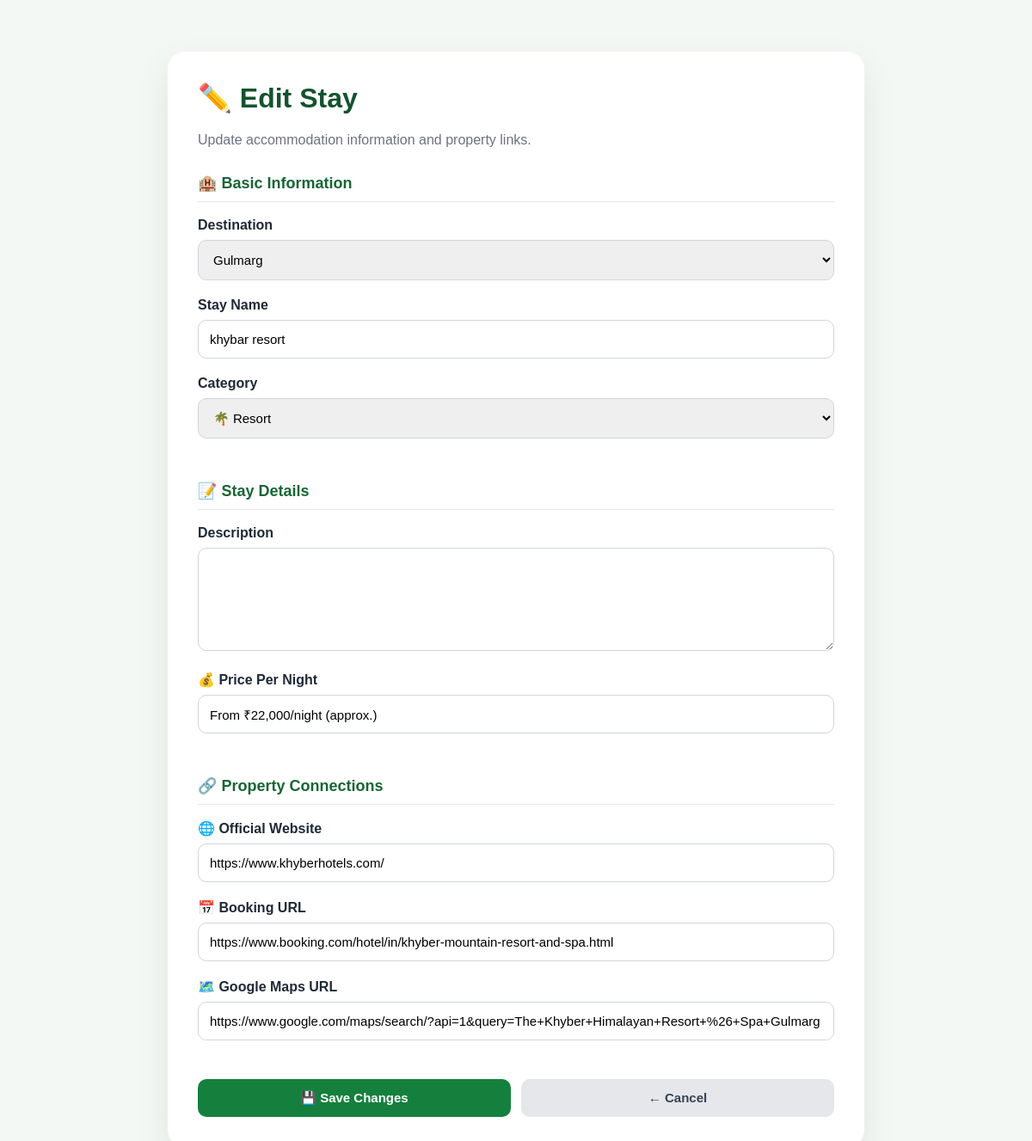
/admin/stays/edit/7 (signed in), run on the app's committed database.
### tables this page shows
CREATE TABLE stays (

    id INTEGER PRIMARY KEY AUTOINCREMENT,

    name TEXT NOT NULL,

    destination TEXT,

    type TEXT,

    category TEXT,

    description TEXT,

    image TEXT

, website_url TEXT, booking_url TEXT, maps_url TEXT, price TEXT);

CREATE TABLE destinations (

    id INTEGER PRIMARY KEY AUTOINCREMENT,

    name TEXT NOT NULL,

    location TEXT,

    category TEXT,

    description TEXT,

    image TEXT,

    best_time TEXT

);

### app.py (the view, shortened to what this page needs)
@app.route("/admin/stays/edit/<int:stay_id>", methods=["GET", "POST"])
def edit_stay(stay_id):
    if not session.get("admin_logged_in"):
        return redirect(url_for("admin_login"))
    connection = get_db_connection()
    stay = connection.execute(
        """
        SELECT *
        FROM stays
        WHERE id = ?
        """,
        (stay_id,)
    ).fetchone()
    if stay is None:
        connection.close()
        return "Stay not found", 404
    destinations = connection.execute(
        """
        SELECT id, name
        FROM destinations
        ORDER BY name
        """
    ).fetchall()
    connection.close()
    return render_template(
        "edit_stay.html",
        stay=stay,
        destinations=destinations
    )

### app.py (called while the page is built)
def get_db_connection():
    connection = sqlite3.connect(DATABASE)
    connection.row_factory = sqlite3.Row
    return connection

### templates/edit_stay.html (shortened to what this page needs)
<!DOCTYPE html>
<html lang="en">
<head>
</head>
<body>
<div class="container">
    <div class="card">
        <h1>✏️ Edit Stay</h1>
        <p class="subtitle">
            Update accommodation information and property links.
        </p>
        <form method="POST">
            <div class="section-title">
                🏨 Basic Information
            </div>
            <label for="destination">
                Destination
            </label>
            <select
                name="destination"
                id="destination"
                required
            >
                {% for destination in destinations %}
                <option
                    value="{{ destination['name'] }}"
                    {% if destination['name'] == stay['destination'] %}
                    selected
                    {% endif %}
                >
                    {{ destination['name'] }}
                </option>
                {% endfor %}
            </select>
            <label for="name">
                Stay Name
            </label>
            <input
                type="text"
                id="name"
                name="name"
                value="{{ stay['name'] }}"
                required
            >
            <label for="category">
                Category
            </label>
            <select
                name="category"
                id="category"
            >
                <option value="Resort"
                    {% if stay['category'] == 'Resort' %}selected{% endif %}>
                    🌴 Resort
                </option>
            </select>
            <div class="section-title">
                📝 Stay Details
            </div>
            <label for="description">
                Description
            </label>
            <textarea
                id="description"
                name="description"
            >{{ stay['description'] or '' }}</textarea>
            <label for="price">
                💰 Price Per Night
            </label>
            <input
                type="text"
                id="price"
                name="price"
                value="{{ stay['price'] or '' }}"
                placeholder="Example: From ₹22,000/night"
            >
            <div class="section-title">
                🔗 Property Connections
            </div>
            <label for="website_url">
                🌐 Official Website
            </label>
            <input
                type="url"
                id="website_url"
                name="website_url"
                value="{{ stay['website_url'] or '' }}"
                placeholder="https://example.com"
            >
            <label for="booking_url">
                📅 Booking URL
            </label>
            <input
                type="url"
                id="booking_url"
                name="booking_url"
                value="{{ stay['booking_url'] or '' }}"
                placeholder="https://booking.com/..."
            >
            <label for="maps_url">
                🗺️ Google Maps URL
            </label>
            <input
                type="url"
                id="maps_url"
                name="maps_url"
                value="{{ stay['maps_url'] or '' }}"
                placeholder="https://maps.google.com/..."
            >
            <div class="buttons">
                <button type="submit">
                    💾 Save Changes
                </button>
                <a
                    href="/admin"
                    class="back-button"
                >
                    ← Cancel
                </a>
            </div>
        </form>
    </div>
</div>
</body>
</html>

### templates/edit_stay.html (style rules this page uses)
* { box-sizing: border-box; }
body { margin: 0; font-family: Arial, sans-serif; background: #f4f8f5; color: #1f2937; }
.container { max-width: 850px; margin: 40px auto; padding: 20px; }
.card { background: white; padding: 35px; border-radius: 20px; box-shadow: 0 15px 40px rgba(0,0,0,0.08); }
h1 { color: #14532d; margin-top: 0; }
.subtitle { color: #6b7280; margin-bottom: 30px; }
.section-title { color: #166534; font-size: 18px; font-weight: bold; margin: 30px 0 18px; padding-bottom: 10px; border-bottom: 1px solid #e5e7eb; }
label { display: block; margin-bottom: 8px; font-weight: bold; }
input, select, textarea { width: 100%; padding: 13px; margin-bottom: 20px; border: 1px solid #d1d5db; border-radius: 10px; font-size: 15px; font-family: inherit; }
textarea { min-height: 120px; resize: vertical; }
.buttons { display: flex; gap: 12px; margin-top: 25px; }
button, .back-button { flex: 1; padding: 13px 20px; border-radius: 10px; border: none; font-weight: bold; font-size: 15px; cursor: pointer; text-decoration: none; text-align: center; }
button { background: #15803d; color: white; }
.back-button { background: #e5e7eb; color: #374151; }

### data on the page
stays: destination "Gulmarg", name "khybar resort", category "🌴 Resort", price "From ₹22,000/night (approx.)", website_url "https://www.khyberhotels.com/", booking_url "https://www.booking.com/hotel/in/khyber-mountain-resort-and-spa.html", maps_url "https://www.google.com/maps/search/?api=1&query=The+Khyber+Himalayan+Resort+%26+Spa+Gulmarg"
